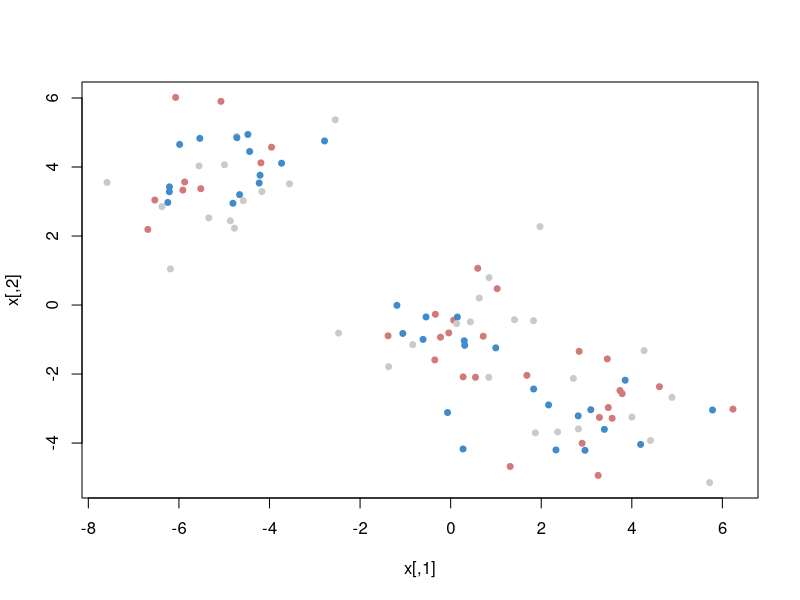
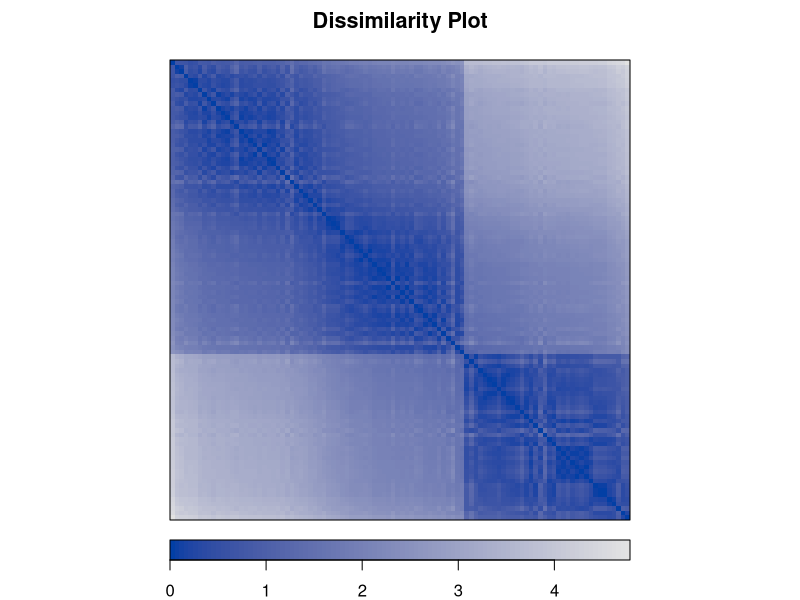

Write the R code that produced these figures, in order.
# ODIs with simulated data

# Load seriation for dissplot
library(seriation)

# create some clustered data
set.seed(9649)

x <- matrix(rnorm(200), # create cloud of Gaussians
            100, 
            2) 

mu <- matrix(rnorm(6, sd = 3), # create far apart means
             3, 
             2) 

k <- sample(1:3, 100, # random vector 1:3, to constrain mean assignment
            replace = TRUE)

x <- x + mu[k, ] # bring random data around the means that are far apart

plot(x, # take a look 
     col = c("#428bca", "#cbcaca", "#d27979"), 
     pch = 19,
     cex = 0.8)

# scale and calculate (and store) distance matrix
x_scaled <- scale(x)
x_dist <- dist(x_scaled, 
               method = "euclidean")

# generate ODI
dissplot(x_dist)
